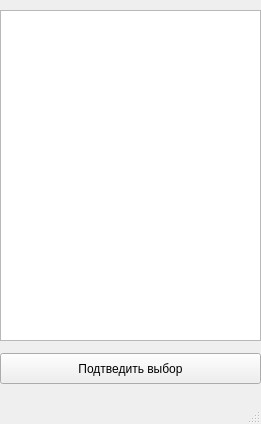
<?xml version="1.0" encoding="UTF-8"?>
<ui version="4.0">
 <class>MainWindow</class>
 <widget class="QMainWindow" name="MainWindow">
  <property name="geometry">
   <rect>
    <x>0</x>
    <y>0</y>
    <width>261</width>
    <height>424</height>
   </rect>
  </property>
  <property name="windowTitle">
   <string>MainWindow</string>
  </property>
  <widget class="QWidget" name="centralwidget">
   <widget class="QPushButton" name="ConfirmSelectionBtn">
    <property name="geometry">
     <rect>
      <x>0</x>
      <y>353</y>
      <width>261</width>
      <height>31</height>
     </rect>
    </property>
    <property name="text">
     <string>Подтведить выбор</string>
    </property>
   </widget>
   <widget class="QListWidget" name="GenresListWidget">
    <property name="geometry">
     <rect>
      <x>0</x>
      <y>10</y>
      <width>261</width>
      <height>331</height>
     </rect>
    </property>
    <property name="selectionMode">
     <enum>QAbstractItemView::MultiSelection</enum>
    </property>
   </widget>
  </widget>
  <widget class="QMenuBar" name="menubar">
   <property name="geometry">
    <rect>
     <x>0</x>
     <y>0</y>
     <width>261</width>
     <height>21</height>
    </rect>
   </property>
  </widget>
  <widget class="QStatusBar" name="Statusbar"/>
 </widget>
 <resources/>
 <connections/>
</ui>
